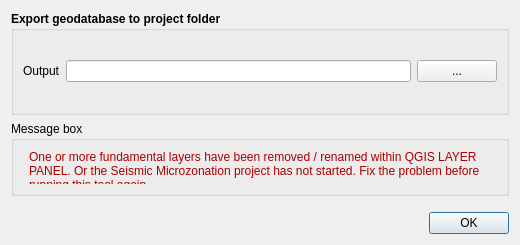
<?xml version="1.0" encoding="UTF-8"?>
<ui version="4.0">
 <class>esporta_shp</class>
 <widget class="QDialog" name="esporta_shp">
  <property name="geometry">
   <rect>
    <x>0</x>
    <y>0</y>
    <width>520</width>
    <height>245</height>
   </rect>
  </property>
  <property name="sizePolicy">
   <sizepolicy hsizetype="Fixed" vsizetype="Fixed">
    <horstretch>0</horstretch>
    <verstretch>0</verstretch>
   </sizepolicy>
  </property>
  <property name="minimumSize">
   <size>
    <width>520</width>
    <height>245</height>
   </size>
  </property>
  <property name="maximumSize">
   <size>
    <width>1500</width>
    <height>1500</height>
   </size>
  </property>
  <property name="windowTitle">
   <string>Export as shapefile</string>
  </property>
  <property name="locale">
   <locale language="English" country="UnitedStates"/>
  </property>
  <property name="modal">
   <bool>true</bool>
  </property>
  <layout class="QGridLayout" name="gridLayout">
   <item row="2" column="0">
    <layout class="QGridLayout" name="gridLayout_4">
     <property name="sizeConstraint">
      <enum>QLayout::SetDefaultConstraint</enum>
     </property>
     <property name="topMargin">
      <number>10</number>
     </property>
     <property name="horizontalSpacing">
      <number>10</number>
     </property>
     <property name="verticalSpacing">
      <number>0</number>
     </property>
     <item row="0" column="0">
      <widget class="QLabel" name="cnr">
       <property name="sizePolicy">
        <sizepolicy hsizetype="Preferred" vsizetype="Fixed">
         <horstretch>0</horstretch>
         <verstretch>0</verstretch>
        </sizepolicy>
       </property>
       <property name="text">
        <string/>
       </property>
       <property name="pixmap">
        <pixmap>img/logo-cnr.png</pixmap>
       </property>
      </widget>
     </item>
     <item row="0" column="2">
      <spacer name="horizontalSpacer">
       <property name="orientation">
        <enum>Qt::Horizontal</enum>
       </property>
       <property name="sizeHint" stdset="0">
        <size>
         <width>40</width>
         <height>20</height>
        </size>
       </property>
      </spacer>
     </item>
     <item row="0" column="1">
      <widget class="QLabel" name="igag">
       <property name="sizePolicy">
        <sizepolicy hsizetype="Preferred" vsizetype="Fixed">
         <horstretch>0</horstretch>
         <verstretch>0</verstretch>
        </sizepolicy>
       </property>
       <property name="text">
        <string/>
       </property>
       <property name="pixmap">
        <pixmap>img/logo-igag.png</pixmap>
       </property>
      </widget>
     </item>
     <item row="0" column="3">
      <widget class="QDialogButtonBox" name="button_box">
       <property name="cursor">
        <cursorShape>PointingHandCursor</cursorShape>
       </property>
       <property name="orientation">
        <enum>Qt::Vertical</enum>
       </property>
       <property name="standardButtons">
        <set>QDialogButtonBox::Ok</set>
       </property>
       <property name="centerButtons">
        <bool>true</bool>
       </property>
      </widget>
     </item>
    </layout>
   </item>
   <item row="1" column="0">
    <widget class="QGroupBox" name="groupBox">
     <property name="sizePolicy">
      <sizepolicy hsizetype="Expanding" vsizetype="Fixed">
       <horstretch>0</horstretch>
       <verstretch>0</verstretch>
      </sizepolicy>
     </property>
     <property name="minimumSize">
      <size>
       <width>0</width>
       <height>0</height>
      </size>
     </property>
     <property name="maximumSize">
      <size>
       <width>16777215</width>
       <height>75</height>
      </size>
     </property>
     <property name="title">
      <string>Message box</string>
     </property>
     <layout class="QFormLayout" name="formLayout">
      <item row="0" column="1">
       <widget class="QLabel" name="alert_text">
        <property name="sizePolicy">
         <sizepolicy hsizetype="Expanding" vsizetype="Expanding">
          <horstretch>0</horstretch>
          <verstretch>0</verstretch>
         </sizepolicy>
        </property>
        <property name="text">
         <string>&lt;html&gt;&lt;head/&gt;&lt;body&gt;&lt;p&gt;&lt;span style=&quot; color:#aa0000;&quot;&gt;One or more fundamental layers have been removed / renamed within QGIS LAYER PANEL. Or the Seismic Microzonation project has not started. Fix the problem before running this tool again.&lt;/span&gt;&lt;/p&gt;&lt;/body&gt;&lt;/html&gt;</string>
        </property>
        <property name="textFormat">
         <enum>Qt::RichText</enum>
        </property>
        <property name="alignment">
         <set>Qt::AlignLeading|Qt::AlignLeft|Qt::AlignVCenter</set>
        </property>
        <property name="wordWrap">
         <bool>true</bool>
        </property>
       </widget>
      </item>
     </layout>
    </widget>
   </item>
   <item row="0" column="0">
    <widget class="QGroupBox" name="groupBox_2">
     <property name="sizePolicy">
      <sizepolicy hsizetype="Expanding" vsizetype="Expanding">
       <horstretch>0</horstretch>
       <verstretch>0</verstretch>
      </sizepolicy>
     </property>
     <property name="font">
      <font>
       <weight>75</weight>
       <bold>true</bold>
      </font>
     </property>
     <property name="title">
      <string>Export geodatabase to project folder</string>
     </property>
     <layout class="QGridLayout" name="gridLayout_3">
      <item row="0" column="1">
       <spacer name="verticalSpacer">
        <property name="orientation">
         <enum>Qt::Vertical</enum>
        </property>
        <property name="sizeHint" stdset="0">
         <size>
          <width>20</width>
          <height>40</height>
         </size>
        </property>
       </spacer>
      </item>
      <item row="1" column="2">
       <widget class="QPushButton" name="pushButton_out">
        <property name="font">
         <font>
          <weight>50</weight>
          <bold>false</bold>
         </font>
        </property>
        <property name="cursor">
         <cursorShape>PointingHandCursor</cursorShape>
        </property>
        <property name="text">
         <string>...</string>
        </property>
       </widget>
      </item>
      <item row="1" column="0">
       <widget class="QLabel" name="label_2">
        <property name="font">
         <font>
          <weight>50</weight>
          <bold>false</bold>
         </font>
        </property>
        <property name="text">
         <string>Output</string>
        </property>
       </widget>
      </item>
      <item row="1" column="1">
       <widget class="QLineEdit" name="dir_output">
        <property name="enabled">
         <bool>true</bool>
        </property>
        <property name="toolTip">
         <string/>
        </property>
       </widget>
      </item>
      <item row="2" column="1">
       <spacer name="verticalSpacer_3">
        <property name="orientation">
         <enum>Qt::Vertical</enum>
        </property>
        <property name="sizeHint" stdset="0">
         <size>
          <width>20</width>
          <height>40</height>
         </size>
        </property>
       </spacer>
      </item>
     </layout>
    </widget>
   </item>
  </layout>
 </widget>
 <resources/>
 <connections>
  <connection>
   <sender>button_box</sender>
   <signal>accepted()</signal>
   <receiver>esporta_shp</receiver>
   <slot>accept()</slot>
   <hints>
    <hint type="sourcelabel">
     <x>248</x>
     <y>254</y>
    </hint>
    <hint type="destinationlabel">
     <x>157</x>
     <y>274</y>
    </hint>
   </hints>
  </connection>
  <connection>
   <sender>button_box</sender>
   <signal>rejected()</signal>
   <receiver>esporta_shp</receiver>
   <slot>reject()</slot>
   <hints>
    <hint type="sourcelabel">
     <x>316</x>
     <y>260</y>
    </hint>
    <hint type="destinationlabel">
     <x>286</x>
     <y>274</y>
    </hint>
   </hints>
  </connection>
 </connections>
</ui>
